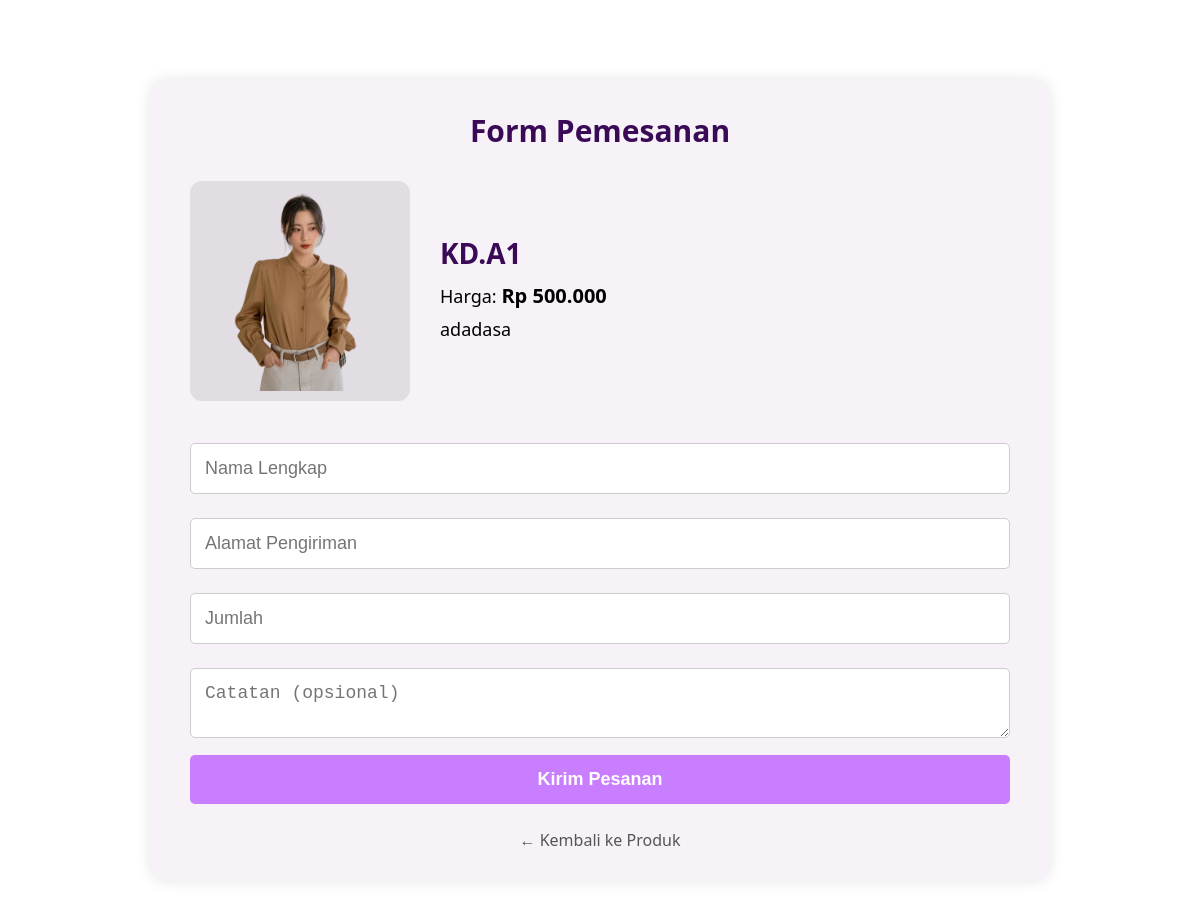
The page /formPemesanan.php?id=8 on the database its author committed.
### tables this page shows
CREATE TABLE `product` (
  `id_barang` int(100) NOT NULL,
  `nama_barang` varchar(50) NOT NULL,
  `harga_barang` varchar(50) NOT NULL,
  `image` varchar(255) NOT NULL,
  `deskripsi` text NOT NULL,
  `stok` int(100) NOT NULL
);

### formPemesanan.php (the view, shortened to what this page needs)
<?php
include 'koneksi.php';
$id = $_GET['id'];
$query = "SELECT * FROM product WHERE id_barang = $id";
$result = mysqli_query($koneksi, $query);
$produk = mysqli_fetch_assoc($result);
?>
<!DOCTYPE html>
<html lang="id">
<head>
  <link rel="stylesheet" href="style.css">
</head>
<body>
<div class="form-wrapper">
  <h2>Form Pemesanan</h2>
  <div class="product-preview">
    <img src="admin/image/<?= htmlspecialchars($produk['image']) ?>" alt="<?= htmlspecialchars($produk['nama_barang']) ?>">
    <div class="product-info">
      <h3><?= htmlspecialchars($produk['nama_barang']) ?></h3>
      <p>Harga: <strong>Rp <?= number_format($produk['harga_barang'], 0, ',', '.') ?></strong></p>
      <p><?= htmlspecialchars($produk['deskripsi']) ?></p>
    </div>
  </div>
  <form action="prosesPemesanan.php" method="post">
    <input type="text" name="nama" placeholder="Nama Lengkap" required>
    <input type="text" name="alamat" placeholder="Alamat Pengiriman" required>
    <input type="number" name="jumlah" placeholder="Jumlah" min="1" required>
    <textarea name="catatan" placeholder="Catatan (opsional)"></textarea>
    <button type="submit">Kirim Pesanan</button>
  </form>
  <a class="back-link" href="produk.php">← Kembali ke Produk</a>
</div>
</body>
</html>

### style.css (style rules this page uses)
* { margin: 0; padding: 0; box-sizing: border-box; scroll-behavior: smooth; }
body { font-family: "Segoe UI", sans-serif; padding-top: 60px; background: #fff; }
.form-wrapper { max-width: 900px; margin: 80px auto; background-color: #f6f2f8; border-radius: 15px; padding: 30px 40px; box-shadow: 0 0 15px rgba(0, 0, 0, 0.1); }
.form-wrapper h2 { text-align: center; margin-bottom: 30px; color: #3b0a57; font-size: 30px; }
.product-preview { display: flex; gap: 30px; margin-bottom: 30px; align-items: center; }
.product-preview img { width: 220px; height: 220px; object-fit: contain; background-color: #e2dce3; border-radius: 12px; padding: 10px; }
.product-info { flex-grow: 1; }
.product-info h3 { margin: 0; font-size: 28px; color: #3b0a57; margin-bottom: 10px; }
.product-info p { font-size: 18px; margin-bottom: 8px; }
.product-info p strong { font-size: 20px; }
.form-wrapper form input, .form-wrapper form textarea { width: 100%; padding: 14px; margin: 12px 0; border-radius: 5px; border: 1px solid #ccc; font-size: 18px; }
.form-wrapper form button { width: 100%; background-color: #c97eff; border: none; padding: 14px; color: white; font-weight: bold; font-size: 18px; border-radius: 5px; cursor: pointer; transition: background-color 0.3s; }
.back-link { display: block; text-align: center; margin-top: 25px; text-decoration: none; color: #555; font-size: 16px; }

### formPemesanan.php (style rules this page uses)
body { font-family: "Segoe UI", sans-serif; margin: 0; padding: 0; background-color: #fff; }

### rows shown on the page
product: image (picture), nama_barang "KD.A1", harga_barang "500.000", deskripsi "adadasa"
